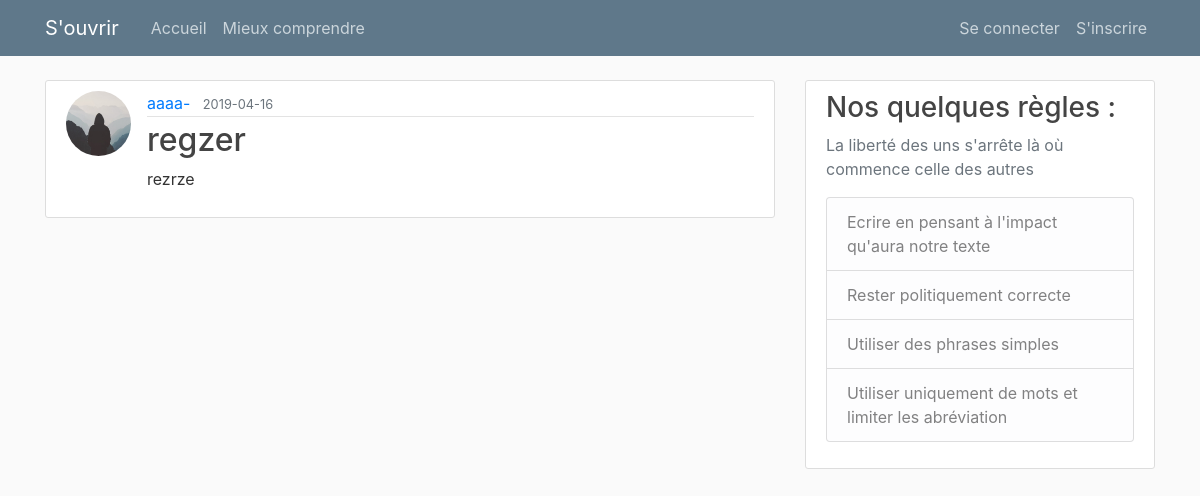
Screenshot of /post/2 with the database file from the repository.
### flaskblog/models.py (models this page shows, shortened)
class User(db.Model, UserMixin):
    id = db.Column(db.Integer, primary_key=True)
    username = db.Column(db.String(20), unique=True, nullable=False)
    email = db.Column(db.String(120), unique=True, nullable=False)
    image_file = db.Column(db.String(20), nullable=False, default='default.jpg')
    password = db.Column(db.String(60), nullable=False)
    posts = db.relationship('Post', backref='author', lazy=True)

class Post(db.Model):
    id = db.Column(db.Integer, primary_key=True)
    title = db.Column(db.String(100), nullable=False)
    date_posted = db.Column(db.DateTime, nullable=False, default=datetime.utcnow)
    content = db.Column(db.Text, nullable=False)
    user_id = db.Column(db.Integer, db.ForeignKey('user.id'), nullable=False)

### flaskblog/routes.py (the view)
@app.route("/post/<int:post_id>")
def post(post_id):
    post = Post.query.get_or_404(post_id)
    return render_template('post.html', title=post.title, post=post)

### flaskblog/templates/post.html (shortened to what this page needs)
{% extends "layout.html" %}
{% block content %}
  <article class="media content-section">
    <img class="rounded-circle article-img" src="{{ url_for('static', filename='profile_pics/' + post.author.image_file) }}">
    <div class="media-body">
      <div class="article-metadata">
        <a class="mr-2" href="{{ url_for('user_posts', username=post.author.username) }}">{{ post.author.username }}</a>
        <small class="text-muted">{{ post.date_posted.strftime('%Y-%m-%d') }}</small>
      </div>
      <h2 class="article-title">{{ post.title }}</h2>
      <p class="article-content">{{ post.content }}</p>
    </div>
  </article>
{% endblock content %}

### flaskblog/static/main.css (style rules this page uses)
body { background: #fafafa; color: #333333; margin-top: 5rem; }
h1, h2, h3, h4, h5, h6 { color: #444444; }
.content-section { background: #ffffff; padding: 10px 20px; border: 1px solid #dddddd; border-radius: 3px; margin-bottom: 20px; }
.article-title { color: #444444; }
.article-content { white-space: pre-line; }
.article-img { height: 65px; width: 65px; margin-right: 16px; }
.article-metadata { padding-bottom: 1px; margin-bottom: 4px; border-bottom: 1px solid #e3e3e3 }

### rows the page displays
User: image_file (placeholder picture), author.username "aaaa-"
Post: date_posted "2019-04-16", title "regzer", content "rezrze"
